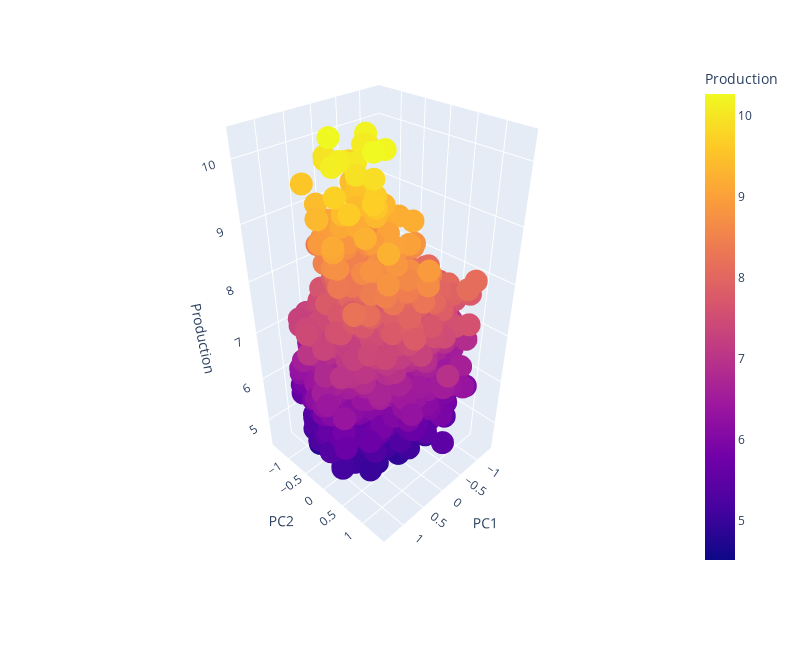

The cell this chart's notebook holds for it:
### Code cell
fig = px.scatter_3d(df1, x='PC1', y='PC2', z='Production',
              color='Production', width=800, height=650)
fig.show()

### Figure 1 — Plotly figure (JSON) as saved in the notebook; plotly's stock layout.template omitted (floating-point values rounded to 4 significant figures; data arrays with more than 128 entries replaced by an {"elided": "..."} marker saying what was removed)
{"data": [{"hovertemplate": "PC1=%{x}<br>PC2=%{y}<br>Production=%{marker.color}<extra></extra>", "legendgroup": "", "marker": {"color": {"elided": "2559 float values"}, "coloraxis": "coloraxis", "symbol": "circle"}, "mode": "markers", "name": "", "scene": "scene", "showlegend": false, "type": "scatter3d", "x": {"elided": "2559 float values"}, "y": {"elided": "2559 float values"}, "z": {"elided": "2559 float values"}}], "layout": {"coloraxis": {"colorbar": {"title": {"text": "Production"}}, "colorscale": [[0, "#0d0887"], [0.1111, "#46039f"], [0.2222, "#7201a8"], [0.3333, "#9c179e"], [0.4444, "#bd3786"], [0.5556, "#d8576b"], [0.6667, "#ed7953"], [0.7778, "#fb9f3a"], [0.8889, "#fdca26"], [1, "#f0f921"]]}, "height": 650, "legend": {"tracegroupgap": 0}, "margin": {"t": 60}, "scene": {"aspectmode": "auto", "aspectratio": {"x": 0.7685, "y": 0.799, "z": 1.629}, "camera": {"center": {"x": 0, "y": 0, "z": 0}, "eye": {"x": 1.533, "y": 1.533, "z": 1.533}, "projection": {"type": "perspective"}, "up": {"x": 0, "y": 0, "z": 1}}, "domain": {"x": [0, 1], "y": [0, 1]}, "xaxis": {"title": {"text": "PC1"}, "type": "linear"}, "yaxis": {"title": {"text": "PC2"}, "type": "linear"}, "zaxis": {"title": {"text": "Production"}, "type": "linear"}}, "width": 800}}
